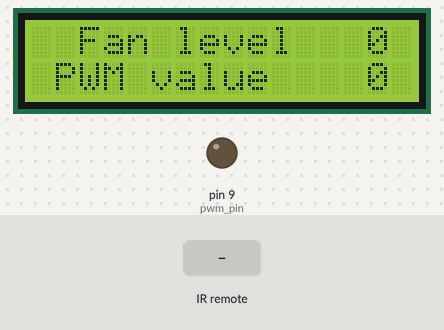
A sketch run on a simulated Arduino Uno, built with avr-gcc and run on an emulated ATmega328P. On the bench: 16×2 character LCD, output pins drawn as LEDs (lit = HIGH). The test bench sets the inputs (shaded band).

Above: at 1.2 s.
1.3 s: infrared code 0xE13DDA28 received
At 2.0 s:
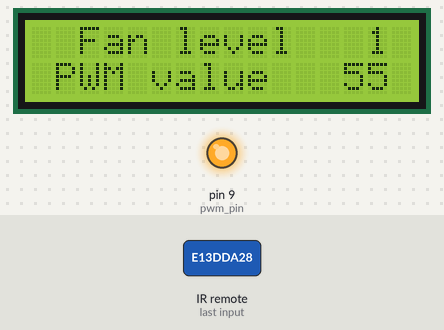
4.3 s: infrared code 0xAD586662 received
At 5.5 s:
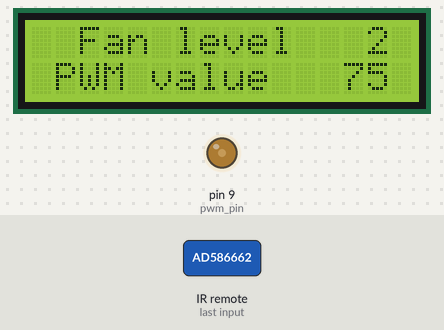
5.8 s: infrared code 0x731A3E02 received
At 6.8 s:
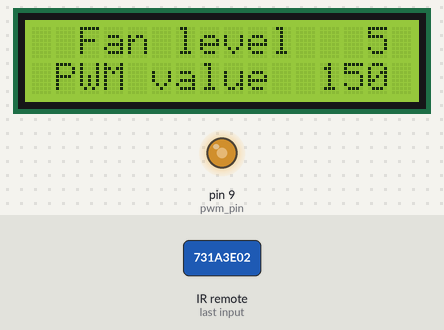
7.4 s: infrared code 0x4592E14C received
At 8.1 s:
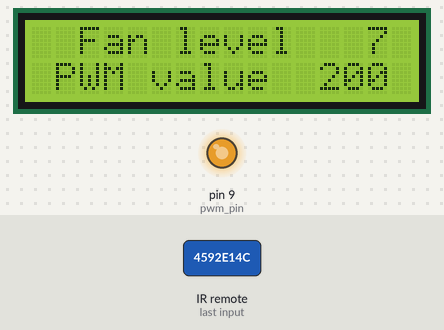
Timing chart, 0 to 10.0 s (numbered marks = the images above; inputs shaded):
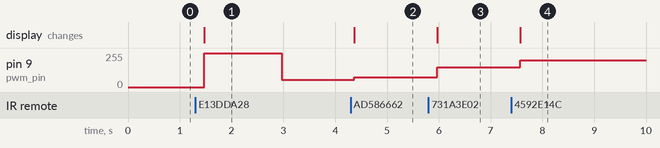

Measured:
- after the input at 1.3 s, pin 9 (pwm_pin): 0/255 → 255/255 after 0.17 s, → 55/255 1.5 s later; the display: changes after 0.17 s (image 1)
- after the input at 4.3 s, pin 9 (pwm_pin): 55/255 → 75/255 after 0.07 s; the display: changes after 0.07 s (image 2)
- after the input at 5.8 s, pin 9 (pwm_pin): 75/255 → 150/255 after 0.17 s; the display: changes after 0.17 s (image 3)
- after the input at 7.4 s, pin 9 (pwm_pin): 150/255 → 200/255 after 0.18 s; the display: changes after 0.18 s (image 4)

The sketch:

fan_control_v001.ino
```cpp
// include the library code:
#include <LiquidCrystal.h>
#include <IRremote.h>

IRrecv irrecv(6);
decode_results results;


// initialize the library by associating any needed LCD interface pin
// with the arduino pin number it is connected to
const int rs = 12, en = 11, d4 = 5, d5 = 4, d6 = 3, d7 = 2;
LiquidCrystal lcd(rs, en, d4, d5, d6, d7);
int PWM_val;
int level_val;
int previous_PWM_val;
const int pwm_pin = 9;

void setup()
{
  // set up the LCD's number of columns and rows:
  lcd.begin(16, 2);
  // Print a message to the LCD.
  //lcd.setCursor(0, 0);
  //lcd.print("Value of button");
  lcd.setCursor(0,0);
  lcd.print("  Fan level   0 ");
  lcd.setCursor(0,1);
  lcd.print(" PWM value    0 ");

  PWM_val = 0;
  level_val = 0;
  previous_PWM_val = 0;
  pinMode(pwm_pin, OUTPUT); // PWM pin

  irrecv.enableIRIn(); // Uzsakt uztversanu
}


void loop()
{
  if (irrecv.decode(&results)) // if we have received an IR signal
  {
      switch(results.value)
      {
        case 0xE13DDA28:  // button 1
        level_val = 1;
        break;

        case 0xAD586662: // button 2
        level_val = 2;
        break;

        case 0x273009C4: // button 3
        level_val = 3;
        break;

        case 0xF5999288: // button 4
        level_val = 4;
        break;

        case 0x731A3E02: // button 5
        level_val = 5;
        break;

        case 0x2C452C6C: // button 6
        level_val = 6;
        break;

        case 0x4592E14C:  // button 7
        level_val = 7;
        break;

        case 0x6825E53E: // button 8
        level_val = 8;
        break;

        case 0x8B8510E8: // button 9
        level_val = 9;
        break;

        case 0xB9F56762: // button 0
        level_val = 0;
        break;

        case 0x5F12E8C4: // button 'up'
        if(level_val < 9)
        {
          level_val = level_val + 1;
        }
        break;

        case 0x189D7928: // button 'down'
        if(level_val > 0)
        {
          level_val = level_val - 1;
        }
        break;

        default:
        break;
      }


      switch(level_val)
      {
        case 1:
        PWM_val = 55;
        break;

        case 2:
        PWM_val = 75;
        break;

        case 3:
        PWM_val = 100;
        break;

        case 4:
        PWM_val = 125;
        break;

        case 5:
        PWM_val = 150;
        break;

        case 6:
        PWM_val = 175;
        break;

        case 7:
        PWM_val = 200;
        break;

        case 8:
        PWM_val = 225;
        break;

        case 9:
        PWM_val = 255;
        break;

        case 0:
        PWM_val = 0;
        break;

        default:
        break;
      }


      lcd.setCursor(14,0);
      lcd.print(level_val);
      lcd.setCursor(12,1);
      if(PWM_val / 100 > 0)
      {
      }
      else if(PWM_val / 10 > 0)
      {
        lcd.print(" ");
      }
      else
      {
        lcd.print("  ");
      }
      lcd.print(PWM_val);

      if(previous_PWM_val == 0)
      {
        analogWrite(pwm_pin, 255);
        delay(1500);
        previous_PWM_val = PWM_val;
      }
      analogWrite(pwm_pin, PWM_val);

      irrecv.resume(); // next value
  }
  delay(200);
}
```
